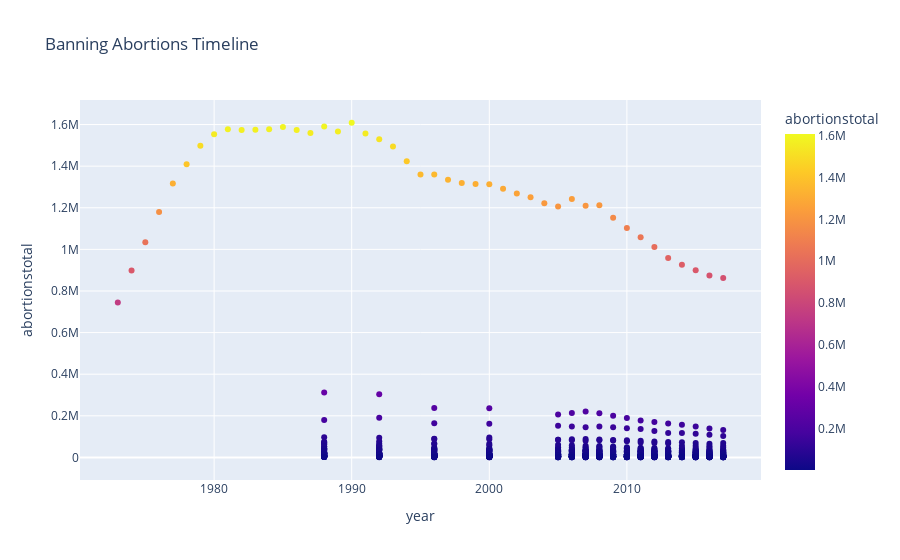

Notebook code cell kept with this figure:
### Code cell
fig = px.scatter(AbTimeline_df, x = 'year', y = 'abortionstotal', color="abortionstotal",  title='Banning Abortions Timeline')
fig.update_layout(
    xaxis = dict(
    tickmode = 'array',
    tick0 = 0.2,
    dtick = 1   
 )
)


import os

fig.show()

### Figure 1 — Plotly figure (JSON) as saved in the notebook; plotly's stock layout.template omitted (floating-point values rounded to 4 significant figures; data arrays with more than 128 entries replaced by an {"elided": "..."} marker saying what was removed)
{"data": [{"hovertemplate": "year=%{x}<br>abortionstotal=%{marker.color}<extra></extra>", "legendgroup": "", "marker": {"color": {"elided": "912 int values"}, "coloraxis": "coloraxis", "symbol": "circle"}, "mode": "markers", "name": "", "orientation": "v", "showlegend": false, "type": "scatter", "x": {"elided": "912 int values"}, "xaxis": "x", "y": {"elided": "912 int values"}, "yaxis": "y"}], "layout": {"coloraxis": {"colorbar": {"title": {"text": "abortionstotal"}}, "colorscale": [[0, "#0d0887"], [0.1111, "#46039f"], [0.2222, "#7201a8"], [0.3333, "#9c179e"], [0.4444, "#bd3786"], [0.5556, "#d8576b"], [0.6667, "#ed7953"], [0.7778, "#fb9f3a"], [0.8889, "#fdca26"], [1, "#f0f921"]]}, "legend": {"tracegroupgap": 0}, "title": {"text": "Banning Abortions Timeline"}, "xaxis": {"anchor": "y", "domain": [0, 1], "dtick": 1, "tick0": 0.2, "tickmode": "array", "title": {"text": "year"}}, "yaxis": {"anchor": "x", "domain": [0, 1], "title": {"text": "abortionstotal"}}}}
